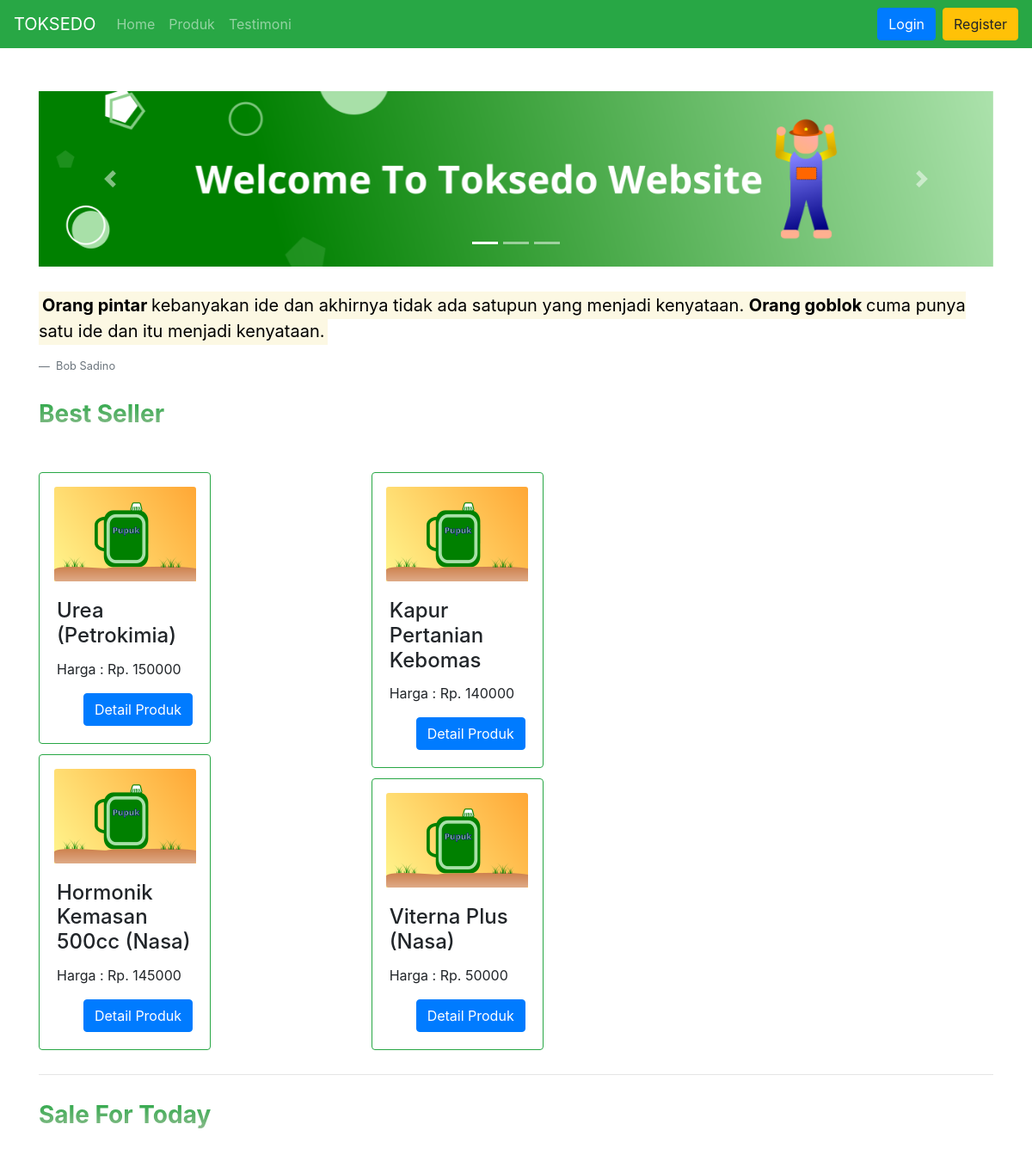
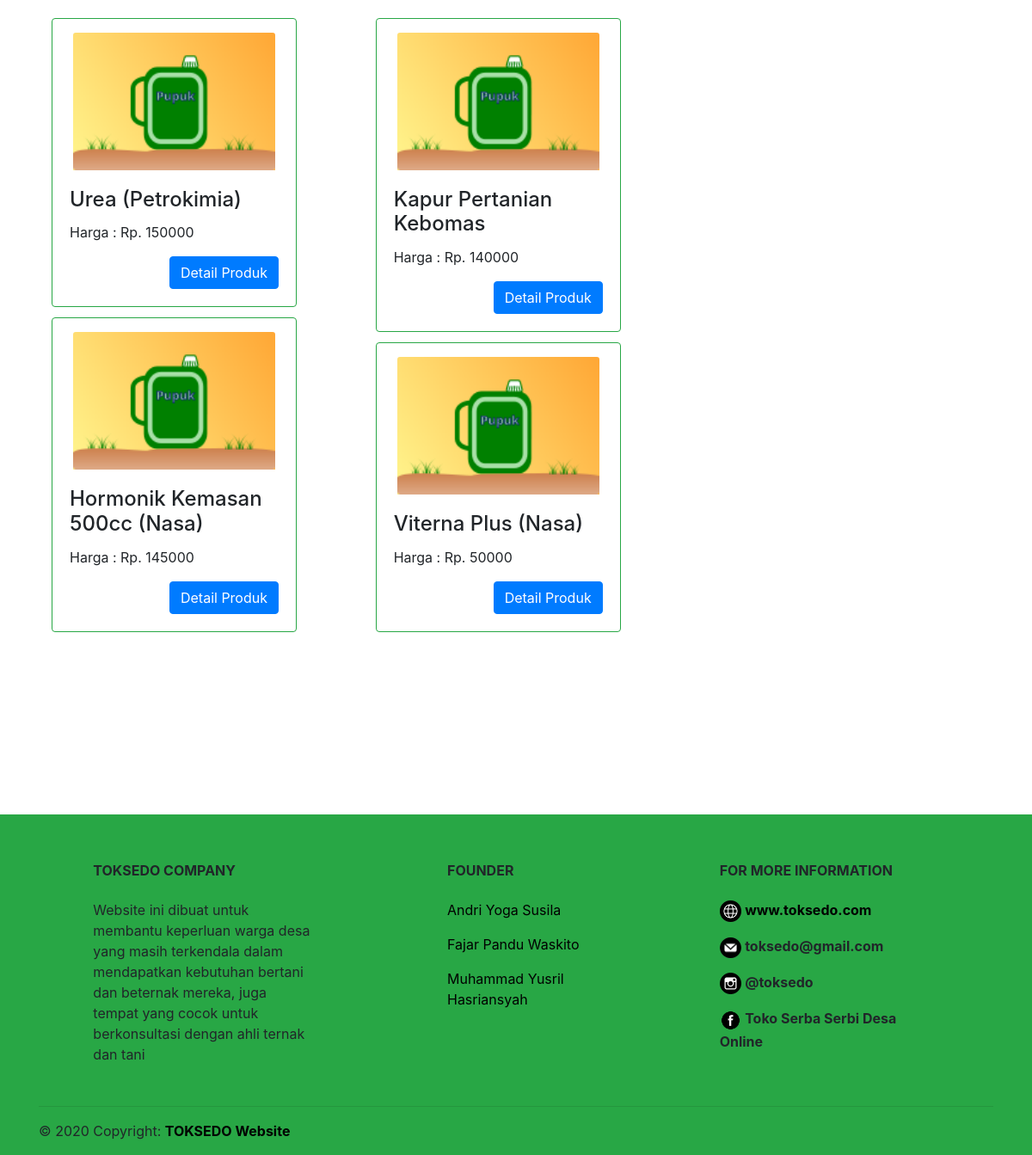
The page / on the database its author committed (2 pictures, top to bottom).
### tables this page shows
CREATE TABLE `produk` (
  `idProduk` int(11) NOT NULL,
  `idKategori` int(11) DEFAULT NULL,
  `nama` varchar(50) DEFAULT NULL,
  `harga` int(11) DEFAULT NULL,
  `detail` varchar(1000) DEFAULT NULL
);

### application/controllers/Home.php (called while the page is built, shortened)
<?php
class home extends CI_Controller {
    public function __construct(){
        $this->load->model('produk_model');
    }
    public function index()
    {
        $data['title']="Home Toksedo";
        $data['produk'] = $this->produk_model->getAllProduk();
        $this->load->view('template/header',$data);
        $this->load->view('home/index',$data);
        $this->load->view('template/footer');
    }
}
?>

### index.php (called while the page is built, shortened)
<?php
require_once BASEPATH.'core/CodeIgniter.php';

### application/models/produk_model.php (called while the page is built, shortened)
<?php
class produk_model extends CI_Model {
    public function getAllProduk(){
        $query = $this->db->get('produk');
        return $query->result_array();
    }
}
?>

### application/views/home/index.php (the view, shortened to what this page needs)
<div class="container" style="min-height:768 px">
    <div id="carouselExampleIndicators" class="carousel slide" data-interval="3000" data-ride="carousel" style="margin:50px auto 30px">
        <ol class="carousel-indicators">
            <li data-target="#carouselExampleIndicators" data-slide-to="0" class="active"></li>
            <li data-target="#carouselExampleIndicators" data-slide-to="1"></li>
            <li data-target="#carouselExampleIndicators" data-slide-to="2"></li>
        </ol>
        <div class="carousel-inner">
            <div class="carousel-item active">
                <img class="d-block w-100" src="<?php echo base_url();?>images/banner-1.png" alt="First slide">
            </div>
            </div>
            <a class="carousel-control-prev" href="#carouselExampleIndicators" role="button" data-slide="prev">
                <span class="carousel-control-prev-icon" aria-hidden="true"></span>
            </a>
            <a class="carousel-control-next" href="#carouselExampleIndicators" role="button" data-slide="next">
                <span class="carousel-control-next-icon" aria-hidden="true"></span>
            </a>
        </div>
    </div>
    <div class="container">
        <blockquote class="blockquote">
            <mark>
                <b>Orang pintar </b> kebanyakan ide dan akhirnya
                tidak ada satupun yang menjadi kenyataan.
                <b>Orang goblok </b> cuma punya satu ide dan itu menjadi kenyataan.
            </mark>
        </blockquote>
        <footer class="blockquote-footer">
            Bob Sadino
        </footer>
            <h3 href="#" class="font-weight-bold" style="margin:30px auto 50px;background: -webkit-linear-gradient(#28a745,#8FBC8F);-webkit-background-clip: text;-webkit-text-fill-color: transparent;">Best Seller</h3>
        <div class="card-deck" style="30px auto">
            <div class="card-columns">
                <?php foreach($produk as $prd):?>
                <div class="card border-success" style="width:200px;">
                    <div class="text-center">
                        <img class="card-img-top mt-3" style="width:165px;height:110px;" src="<?php echo base_url();?>images/foto-produk.png" alt="Card image">
                    </div>
                    <div class="card-body">
                        <h4 class="card-title"><?= $prd['nama'];?></h4>
                        <p class="card-text">Harga : Rp. <?= $prd['harga'];?></p>
                        <div class="text-right">
                            <a href="<?php echo base_url();?>produk/detail/<?= $prd['idProduk'];?>" class="btn btn-primary">Detail Produk</a>
                        </div>
                    </div>
                </div>
                <?php endforeach;?>
            </div>
        </div>
        <hr>
            <h3 class="font-weight-bold" style="margin:30px auto 50px;background: -webkit-linear-gradient(#28a745,#8FBC8F);-webkit-background-clip: text;-webkit-text-fill-color: transparent;">Sale For Today</h3>
        <div class="card-deck" style="margin:20px auto 200px">
            <div class="card-columns">
                <?php foreach($produk as $prd):?>
                <div class="card border-success" style="width:285px;">
                    <div class="text-center">
                        <img class="card-img-top mt-3" style="width:235px;height:160px;" src="<?php echo base_url();?>images/foto-produk.png" alt="Card image">
                    </div>
                    <div class="card-body">
                        <h4 class="card-title"><?= $prd['nama'];?></h4>
                        <p class="card-text">Harga : Rp. <?= $prd['harga'];?></p>
                        <div class="text-right">
                            <a href="<?php echo base_url();?>produk/detail/<?= $prd['idProduk'];?>" class="btn btn-primary">Detail Produk</a>
                        </div>
                    </div>
                </div>
                <?php endforeach;?>
            </div>
        </div>
    </div>

### application/views/template/header.php (shortened to what this page needs)
<!DOCTYPE HTML>
<html lang="en">
    <head>
    <link rel="stylesheet" href="https://stackpath.bootstrapcdn.com/bootstrap/4.1.3/css/bootstrap.min.css">
    <link rel="stylesheet" href="https://cdnjs.cloudflare.com/ajax/libs/font-awesome/4.7.0/css/font-awesome.min.css">
  </head>
  <body>
        <nav id="navbar" class="navbar navbar-expand-lg navbar-dark bg-success">
            <a class="navbar-brand" href="#">TOKSEDO</a>
            <div class="collapse navbar-collapse" id="navbarSupportedContent">
              <ul class="navbar-nav mr-auto">
                <li class="nav-item">
                  <a id="home" class="nav-link" href="<?php echo base_url();?>">Home<span class="sr-only">(current)</span></a>
                </li>
                <li id="produk" class="nav-item">
                  <a class="nav-link" href="<?php echo base_url();?>produk">Produk</a>
                </li>
                <li id="testimoni" class="nav-item">
                  <a class="nav-link" href="<?php echo base_url();?>testimoni">Testimoni</a>
                </li>
              </ul>
              <ul class="navbar-nav">
              <?php if($this->session->userdata('level')=="customer" || $this->session->userdata('level')=="konsultan" ):?>
                <li class="nav-item">
                  <a class="nav-link mr-2" style = "font-size:25px; line-height: 50%;" href="#menu-toggle" id="menu-toggle"><span title="<?= $this->session->userdata('username'); ?>" id="user-logo" class="fa fa-user-circle-o" style="color:black;"></span></a>
                </li>
                <li class="nav-item">
                  <a class=" btn btn-outline-danger" href="<?php echo base_url();?>login/logout">Logout</a>
                </li>
              <?php else:?>
                <li class="nav-item">
                  <a class=" btn btn-primary mr-2" href="<?php echo base_url();?>login">Login</a>
                </li>
                <li class="nav-item">
                  <a class=" btn btn-warning" href="<?php echo base_url();?>register">Register</a>
                </li>
              <?php endif;?>
              </ul>
            </div>
          </nav>

### application/views/template/footer.php (shortened to what this page needs)
<footer class="page-footer font-small mdb-color pt-4 bg-success">
  <div class="container text-center text-md-left">
    <div class="row text-center text-md-left mt-3 pb-3">
      <div class="col-md-3 col-lg-3 col-xl-3 mx-auto mt-3">
        <h6 class="text-uppercase mb-4 font-weight-bold">TOKSEDO Company</h6>
        <p>Website ini dibuat untuk membantu keperluan warga desa yang masih
        terkendala dalam mendapatkan kebutuhan bertani dan beternak mereka, juga
        tempat yang cocok untuk berkonsultasi dengan ahli ternak dan tani</p>
      </div>
      <div class="col-md-2 col-lg-2 col-xl-2 mx-auto mt-3">
        <h6 class="text-uppercase mb-4 font-weight-bold">Founder</h6>
        <p>
          <a title="Asal Kota: Blitar (UI/UX Designer)" href="#!">
          Andri Yoga Susila
          </a>
        </p>
        <p>
          <a title="Asal Kota: Malang (Front-end Developer)" href="#!">
            Fajar Pandu Waskito
          </a>
        </p>
        <p>
          <a title="Asal Kota: Gresik (Back-end Developer)" href="#!">
            Muhammad Yusril Hasriansyah
          </a>
        </p>
      </div>
      <div class="col-md-4 col-lg-3 col-xl-3 mx-auto mt-3">
        <h6 class="text-uppercase mb-4 font-weight-bold">For More Information</h6>
        <p>
          <img id="logoweb" src="<?php echo base_url();?>images/logo-web.png" alt="logo website"> <a id="web" href="<?php echo base_url();?>"><b>www.toksedo.com</b></a></p>
        <p>
          <img id="logoemail" src="<?php echo base_url();?>images/logo-email.png" alt="logo email"> <b>toksedo@gmail.com</b></p>
        <p>
          <img id="logoinsta" src="<?php echo base_url();?>images/logo-insta.png" alt="logo instagram"> <b>@toksedo</b></p>
        <p>
          <img id="logoinsta" src="<?php echo base_url();?>images/logo-fb.png" alt="logo facebook"> <b>Toko Serba Serbi Desa Online</b></p>
      </div>
    </div>
    <hr>
    <div class="row d-flex align-items-center">
      <div class="col-md-7 col-lg-8">
        <p class="text-center text-md-left">&copy; 2020 Copyright:
          <a href="<?php echo base_url();?>">
            <strong> TOKSEDO Website</strong>
          </a>
        </p>
      </div>
    </div>
  </div>
</footer>
  </body>
</html>

### application/views/template/header.php (style rules this page uses)
body { overflow-x: hidden; }
#logoweb, #logoemail, #logoinsta, #logofb { width: 25px; }
a { color: black; }

### rows shown on the page
produk: nama "Urea (Petrokimia)", harga "150000"
produk: nama "Hormonik Kemasan 500cc (Nasa)", harga "145000"
produk: nama "Kapur Pertanian Kebomas", harga "140000"
produk: nama "Viterna Plus (Nasa)", harga "50000"
